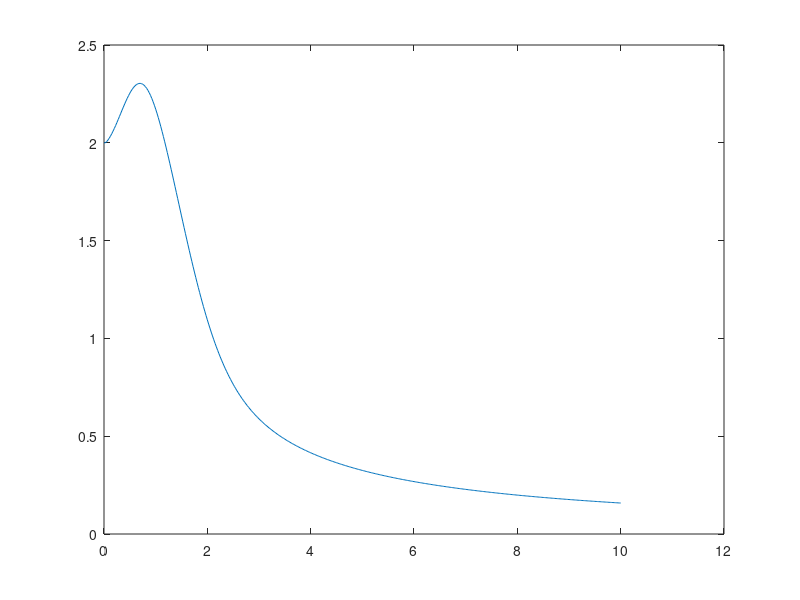

Write the MATLAB code that produced this figure.
h = 0.025 ;
n = 10/h+1 ;
x = zeros(n,1) ;
y = zeros(n,1) ;
x(1) = 0;
y(1) = 2;
for i = 1:n-1
    x(i+1) = x(i)+h ;
    y(i+1) = y(i)+sqrt(x(i)*y(i))*cos(x(i)*y(i))*h ;
end
plot(x,y);